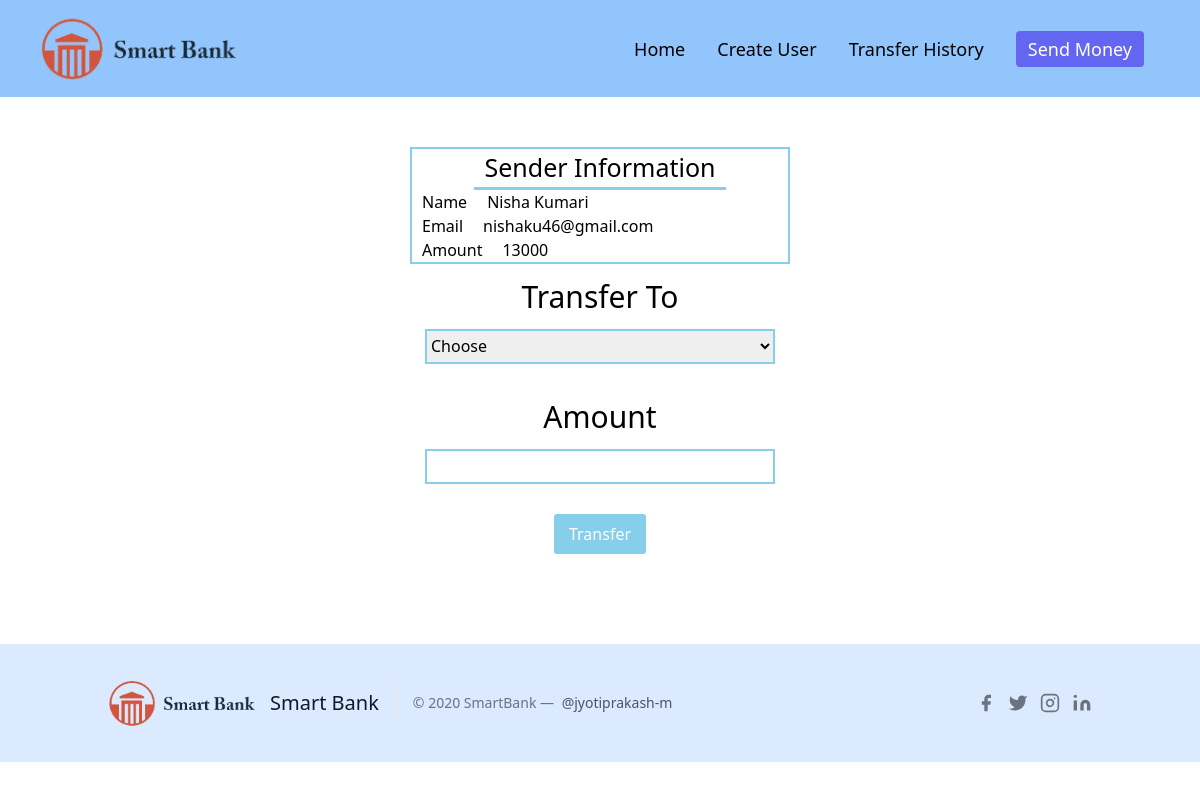
/transaction.php?id=2, run on the app's committed database.
### tables this page shows
CREATE TABLE `users` (
  `id` int(11) NOT NULL,
  `name` varchar(255) NOT NULL,
  `email` varchar(255) NOT NULL,
  `amount` int(11) NOT NULL
);

### transaction.php (the view, shortened to what this page needs)
<!DOCTYPE html>
<html lang="en">
<head>
    <link rel="stylesheet" href="./css/style.css">
</head>
<body>
    <?php include "navbar.php" ?>
    <form action="" method="post">
        <div class="sender-info">
            <?php
            include 'connection.php';
            $senderId = $_GET['id'];
            $selectSenderQuery = "SELECT * FROM  users where id=$senderId";
            $result = mysqli_query($conn, $selectSenderQuery);
            $rows = mysqli_fetch_assoc($result);
            ?>
            <div class="user-info">
                <h1 class="heading-user">Sender Information</h1>
                <div class="info">
                    <div>
                        <p>Name</p>
                    </div>
                    <div>
                        <p><?php echo $rows['name'] ?></p>
                    </div>
                </div>
                <div class="info">
                    <div>
                        <p>Email</p>
                    </div>
                    <div>
                        <p><?php echo $rows['email'] ?></p>
                    </div>
                </div>
                <div class="info">
                    <div>
                        <p>Amount</p>
                    </div>
                    <div>
                        <p><?php echo $rows['amount'] ?></p>
                    </div>
                </div>
            </div>
        </div>
        <div class="receiver-info">
            <div class="receiver">
                <h1 class="trans-heading">Transfer To</h1>
                <div class="selectInput-section">
                    <select name="to" class="select-sender" required>
                        <option value="" disabled selected>Choose</option>
                    </select>
                </div>
            </div>
            <div class="amount">
                <h1 class="trans-heading">Amount</h1>
                <div class="amountInput-section">
                    <input type="number" name="amount" id="" required>
                </div>
            </div>
            <div class="submit">
                <input class="submit-btn" type="submit" value="Transfer" name="submit">
            </div>
        </div>
    </form>
    <?php include "footer.php" ?>
</body>
</html>

### css/style.css (style rules this page uses)
* { margin: 0; padding: 0; }
body { overflow-x: hidden; background-size: cover; }
input { outline: none; }
input[type="submit"] { background-color: skyblue; padding: 8px 15px; border-radius: 3px; color: white; }
.sender-info { display: flex; justify-content: center; align-items: center; margin-top: 50px; }
.heading-user { font-size: 25px; padding: 0px 10px;border-bottom: 3px solid skyblue; }
.user-info { display: flex; justify-content: center; align-items: center; flex-direction: column; border: 2px solid skyblue; max-width: 500px; min-width:380px; }
.info { width: 100%; display: flex; flex-direction: row; }
.info div { margin: 0px 10px; }
.receiver-info { display: flex; flex-wrap: wrap; align-items: center; justify-content: center; flex-direction: column; }
.receiver-info div { margin: 10px 0; }
.trans-heading { font-size: 30px; text-align: center; }
.receiver { width: 100%; display: flex; flex-wrap: wrap; align-items: center; justify-content: center; flex-direction: column; }
.receiver select { border: 2px solid skyblue; width: 350px; height: 35px; }
.amount { width: 100%; display: flex; flex-wrap: wrap; align-items: center; justify-content: center; flex-direction: column; }
.amount input { border: 2px solid skyblue; width: 350px; height: 35px; }
.submit-btn { cursor: pointer; }

### data on the page
users: name "Nisha Kumari", email "nishaku46@gmail.com", amount "13000"
